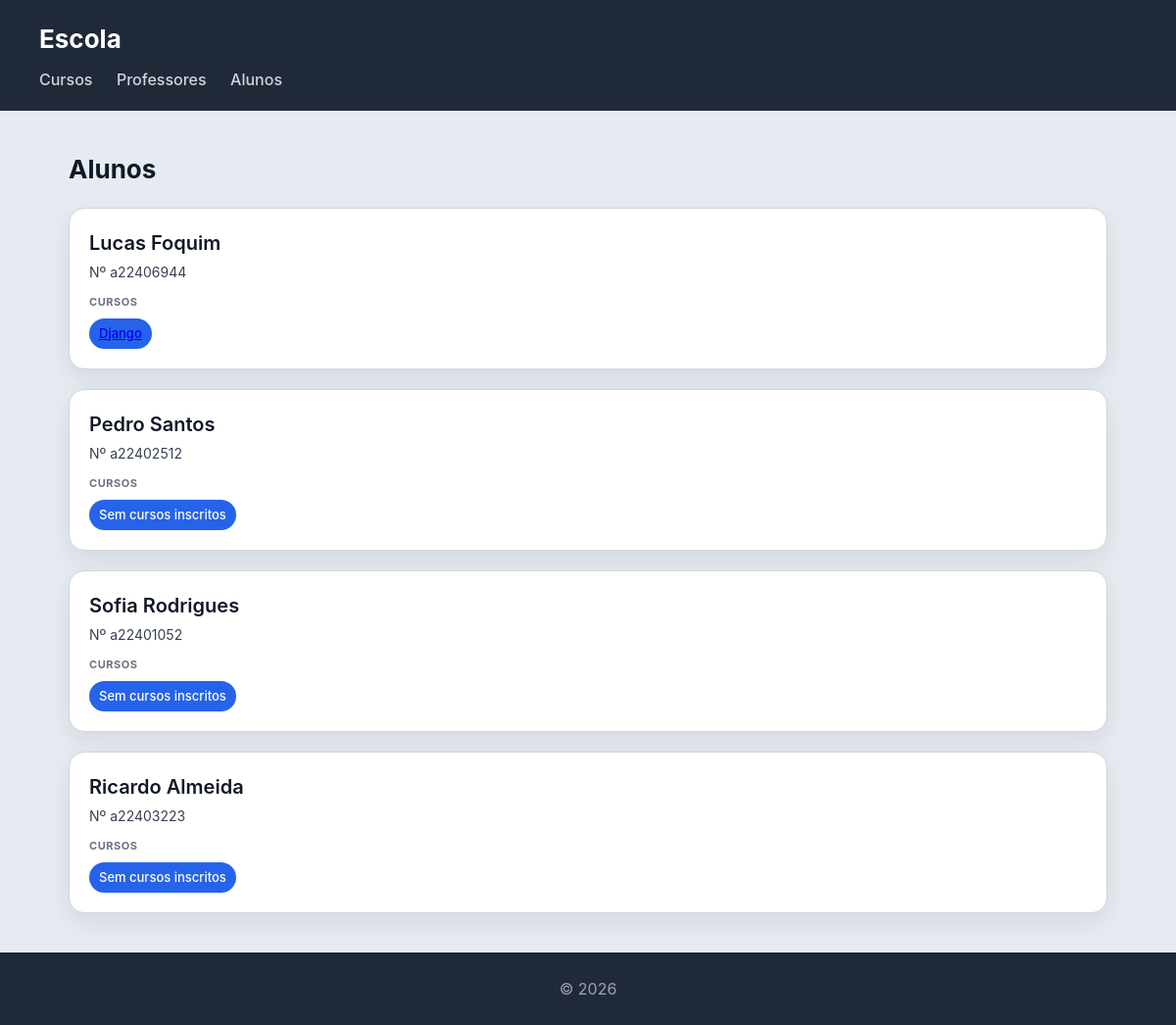
Page /escolaOnline/alunos/ on the committed database.
### escolaOnline/models.py (models this page shows, shortened)
class Aluno(models.Model):
    nome = models.CharField(max_length=100)
    numero = models.CharField(max_length=20, unique=True)

class Curso(models.Model):
    nome = models.CharField(max_length=100)
    imagem = models.ImageField(upload_to='cursos/')
    professor = models.ForeignKey(Professor, on_delete=models.CASCADE, related_name='cursos')
    alunos = models.ManyToManyField(Aluno, related_name='cursos')

### escolaOnline/views.py (the view)
# urls.py: path('alunos/', views.alunos_view, name='alunos'),
def alunos_view(request):
    alunos = Aluno.objects.prefetch_related('cursos').all()
    return render(request, 'escolaOnline/alunos.html', {'alunos': alunos})

### escolaOnline/templates/escolaOnline/alunos.html
{% extends "escolaOnline/base.html" %}
{% block content %}
<h2>Alunos</h2>
<section>
    {% for aluno in alunos %}
    <article>
        <header>
            <h3>{{ aluno.nome }}</h3>
            <p>Nº {{ aluno.numero }}</p>
        </header>
        <section>
            <h4>Cursos</h4>
            <ul>
                {% for curso in aluno.cursos.all %}
                    <li>
                        <a href="{% url 'curso' curso.id %}">{{ curso.nome }}</a>
                    </li>
                {% empty %}
                    <li>Sem cursos inscritos</li>
                {% endfor %}
            </ul>
        </section>
    </article>
    {% endfor %}
</section>
{% endblock %}

### escolaOnline/static/escolaOnline/styles.css (style rules this page uses)
* { box-sizing: border-box; margin: 0; padding: 0; }
body { font-family: "Inter", "Segoe UI", system-ui, -apple-system, sans-serif; background: #e6ebf2; color: #111827; line-height: 1.5; }
h2 { margin-bottom: 20px; font-size: 26px; }
section > article { background: white; padding: 20px; border-radius: 16px; border: 1px solid #d1d5db; box-shadow: 0 10px 25px rgba(0,0,0,0.08); transition: all 0.25s ease; margin-bottom: 20px; }
article > header { margin-bottom: 12px; }
article > header > h3 { font-size: 20px; font-weight: 600; margin-bottom: 4px; }
article > header > p { font-size: 14px; color: #374151; }
article > section { margin-top: 10px; }
article > section > h4 { font-size: 11px; text-transform: uppercase; color: #6b7280; margin-bottom: 8px; letter-spacing: 0.05em; }
article > section > ul { list-style: none; display: flex; flex-wrap: wrap; gap: 8px; }
article > section > ul > li { background: #2563eb; color: white; padding: 6px 10px; border-radius: 999px; font-size: 13px; font-weight: 500; }

### rows in the picture
Aluno: nome "Lucas Foquim", numero "a22406944"
Curso: nome "Django"
Aluno: nome "Pedro Santos", numero "a22402512"
Aluno: nome "Sofia Rodrigues", numero "a22401052"
Aluno: nome "Ricardo Almeida", numero "a22403223"
